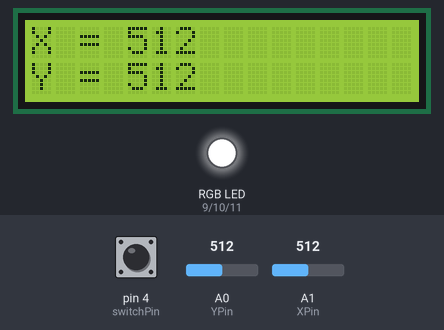
A sketch run on a simulated Arduino Uno, built with avr-gcc and run on an emulated ATmega328P. Shown: 16×2 character LCD, an RGB LED mixed from three pins (HIGH = lit). The test bench sets the inputs (shaded band); at power-on: A0 (YPin) = 512, A1 (XPin) = 512, pin 4 (switchPin) HIGH. What the sketch prints to the serial monitor is not drawn.

Above: at 1.2 s.
1.3 s: A0 (YPin) set to 685
At 2.0 s:
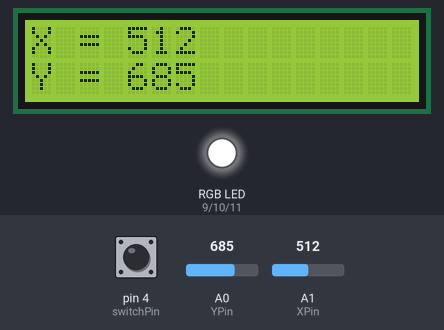
2.8 s: A0 (YPin) set to 707
At 4.1 s:
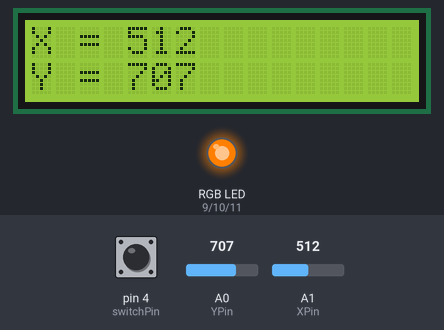
4.4 s: A1 (XPin) set to 689
At 5.3 s:
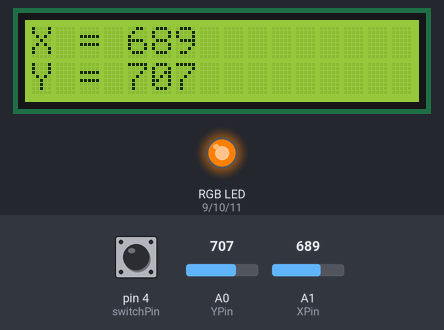
5.9 s: A1 (XPin) set to 710
At 6.4 s:
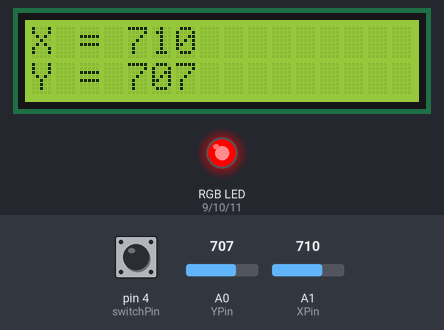
7.4 s: pin 4 (switchPin) pulled LOW for 0.25 s
At 7.62 s:
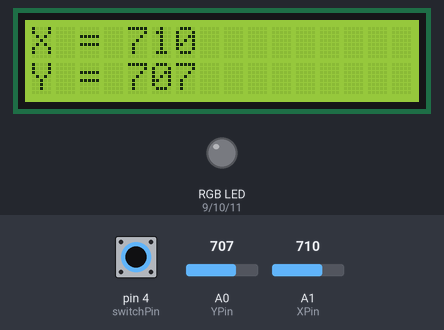
9.2 s: A1 (XPin) set to 1023
At 10.6 s:
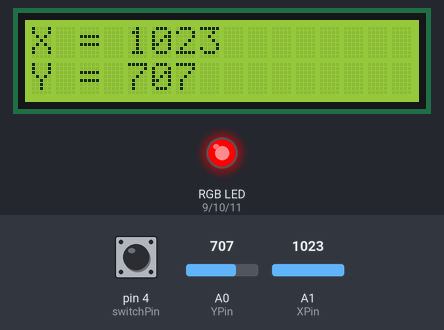
Timing chart, 0 to 12.2 s (numbered marks = the images above; inputs shaded):
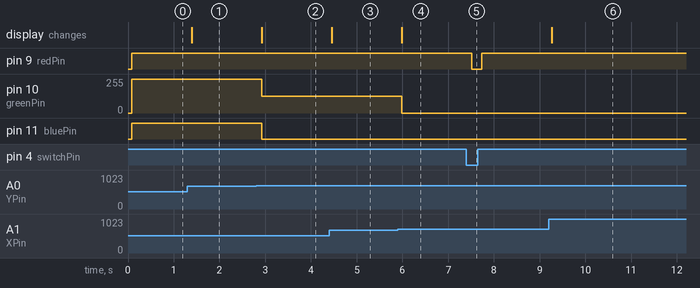

The sketch:

hw10.ino
```cpp
#include <LiquidCrystal_I2C.h>    // LCD 라이브러리
LiquidCrystal_I2C lcd(0x27,16,2);

// Pin map
const int redPin = 9;
const int greenPin = 10;
const int bluePin = 11;
const int XPin = A1;
const int YPin = A0;
const int switchPin = 4;

// LED 색(꺼짐,파랑,빨강,초록,노랑,흰색, 꺼짐) 열거형과, 그에 대한 RGB 값, 모니터에 출력할 string
enum color {BLUE, RED, GREEN, YELLOW, WHITE, LED_OFF};
int colorRGB[6][3] = {{0,0,255}, {255,0,0}, {0,127,0}, {255,127,0}, {255,255,255}, {0,0,0}};
char showstate[6][15] = {"UP: blue", "DOWN: red", "RIGHT: green",\
                        "LEFT: yellow", "MIDDLE: white", "PUSHED: OFF"};

void setup()
{
  Serial.begin(9600);
  lcd.init();                         // LCD 초기화
  lcd.backlight();
  pinMode(redPin, OUTPUT);
  pinMode(greenPin, OUTPUT);
  pinMode(bluePin, OUTPUT);
  pinMode(switchPin, INPUT_PULLUP);   // 스위치 핀: 내부 풀업 입력
}

bool READjoystick(int &x, int &y) // 조이스틱 센서 값을 읽어
{                                 // x, y 값을 저장하고
  x = analogRead(XPin);           // 스틱이 눌렸는지 여부를 반환하는 함수
  y = analogRead(YPin);
  return digitalRead(switchPin); // 누른 상태일 때 false 반환
}

void PRINTjoy(int x, int y)       // 조이스틱 좌표를 받아
{                                 // 모니터와 LCD에 출력하는 함수
  Serial.print("X = ");
  Serial.print(x);
  Serial.print(", Y = ");
  Serial.print(y);
  lcd.clear();                    // 화면 지우기
  lcd.setCursor(0, 0);            // 윗줄 x좌표 출력
  lcd.print("X = ");
  lcd.print(x);
  lcd.setCursor(0, 1);            // 아래줄 y좌표 출력
  lcd.print("Y = ");
  lcd.print(y);
}

void LEDcontrol(int x, int y, bool sel)
{
  int idx;                        // x, y, sel에 따라 LED를 제어하기 위한 index
  if (sel){                       // 버튼이 눌리지 않았다면
    if(x<300) idx = BLUE;
    else if(x>700) idx = RED;
    else{
      if(y<300) idx = GREEN;
      else if(y>700) idx = YELLOW;
      else idx = WHITE;
    }
  }
  else idx = LED_OFF;             // 버튼이 눌렸다면

  analogWrite(redPin, colorRGB[idx][0]);    // idx에 따른 LED 색 제어
  analogWrite(greenPin, colorRGB[idx][1]);
  analogWrite(bluePin, colorRGB[idx][2]);
  Serial.print("\t");
  Serial.println(showstate[idx]);           // idx에 따른 현재 상태 모니터에 출력
}

void loop() {
  int x, y;
  bool sel = READjoystick(x, y);  // 조이스틱 좌표를 읽고 버튼 눌림 여부를 확인한다
  PRINTjoy(x, y);                 // 좌표를 모니터와 LCD에 출력한다
  LEDcontrol(x, y, sel);          // 조이스틱 좌표와 눌림 여부에 따라 LED 색을 제어한다

  delay(200);
}
```

Measured:
- the behaviour switches between 700 and 701 on A0 (YPin) (found by bisection; images 1 and 2)
- the behaviour switches between 700 and 701 on A1 (XPin) (found by bisection; images 3 and 4)
- after the input at 1.3 s, the display: changes after 0.09 s (image 1)
- after the input at 2.8 s, pin 10 (greenPin): 255/255 → 127/255 after 0.13 s; pin 11 (bluePin): HIGH → LOW after 0.13 s; the display: changes after 0.13 s (image 2)
- after the input at 4.4 s, the display: changes after 0.06 s (image 3)
- after the input at 5.9 s, pin 10 (greenPin): 127/255 → 0/255 after 0.09 s; the display: changes after 0.09 s (image 4)
- after the input at 7.4 s, pin 9 (redPin): HIGH → LOW after 0.12 s, → HIGH 0.22 s later
- after the input at 9.2 s, the display: changes after 0.07 s (image 6)
